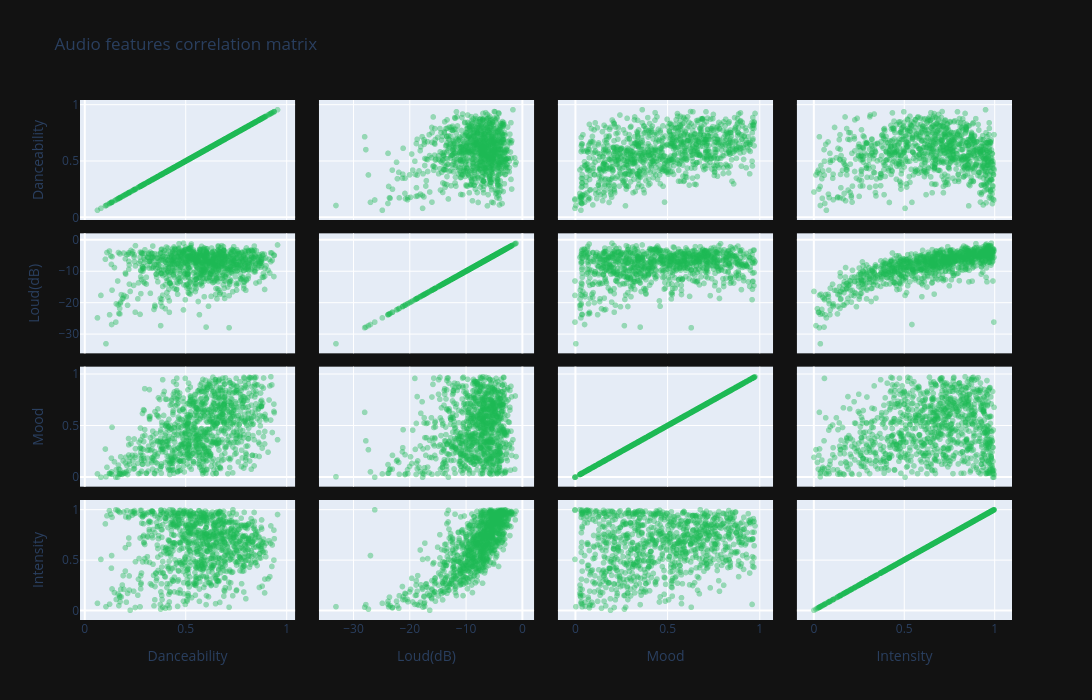

Source (notebook cell):
### Code cell
matrix_fig= px.scatter_matrix(spotify_data.sample(1000, random_state= 30),
                               dimensions=["danceability", "loudness", "valence", "energy"],
                               title= "Audio features correlation matrix",
                               labels={'danceability': 'Danceability',
                                       'loudness':'Loud(dB)',
                                       'valence':'Mood',
                                       'energy':'Intensity'},
                                       opacity=0.4,
                                       color_discrete_sequence=['#1DB954']
                                       
                                       )
matrix_fig.update_layout(
    width=1100,
    height=700,
        
)
matrix_fig.show()

### Figure 1 — Plotly figure (JSON) as saved in the notebook; plotly's stock layout.template omitted (floating-point values rounded to 4 significant figures; data arrays with more than 128 entries replaced by an {"elided": "..."} marker saying what was removed)
{"data": [{"dimensions": [{"axis": {"matches": true}, "label": "Danceability", "values": {"elided": "1000 float values"}}, {"axis": {"matches": true}, "label": "Loud(dB)", "values": {"elided": "1000 float values"}}, {"axis": {"matches": true}, "label": "Mood", "values": {"elided": "1000 float values"}}, {"axis": {"matches": true}, "label": "Intensity", "values": {"elided": "1000 float values"}}], "hovertemplate": "%{xaxis.title.text}=%{x}<br>%{yaxis.title.text}=%{y}<extra></extra>", "legendgroup": "", "marker": {"color": "#1DB954", "opacity": 0.4, "symbol": "circle"}, "name": "", "showlegend": false, "type": "splom"}], "layout": {"dragmode": "select", "height": 700, "legend": {"tracegroupgap": 0}, "paper_bgcolor": "#121212", "title": {"text": "Audio features correlation matrix"}, "width": 1100}}
